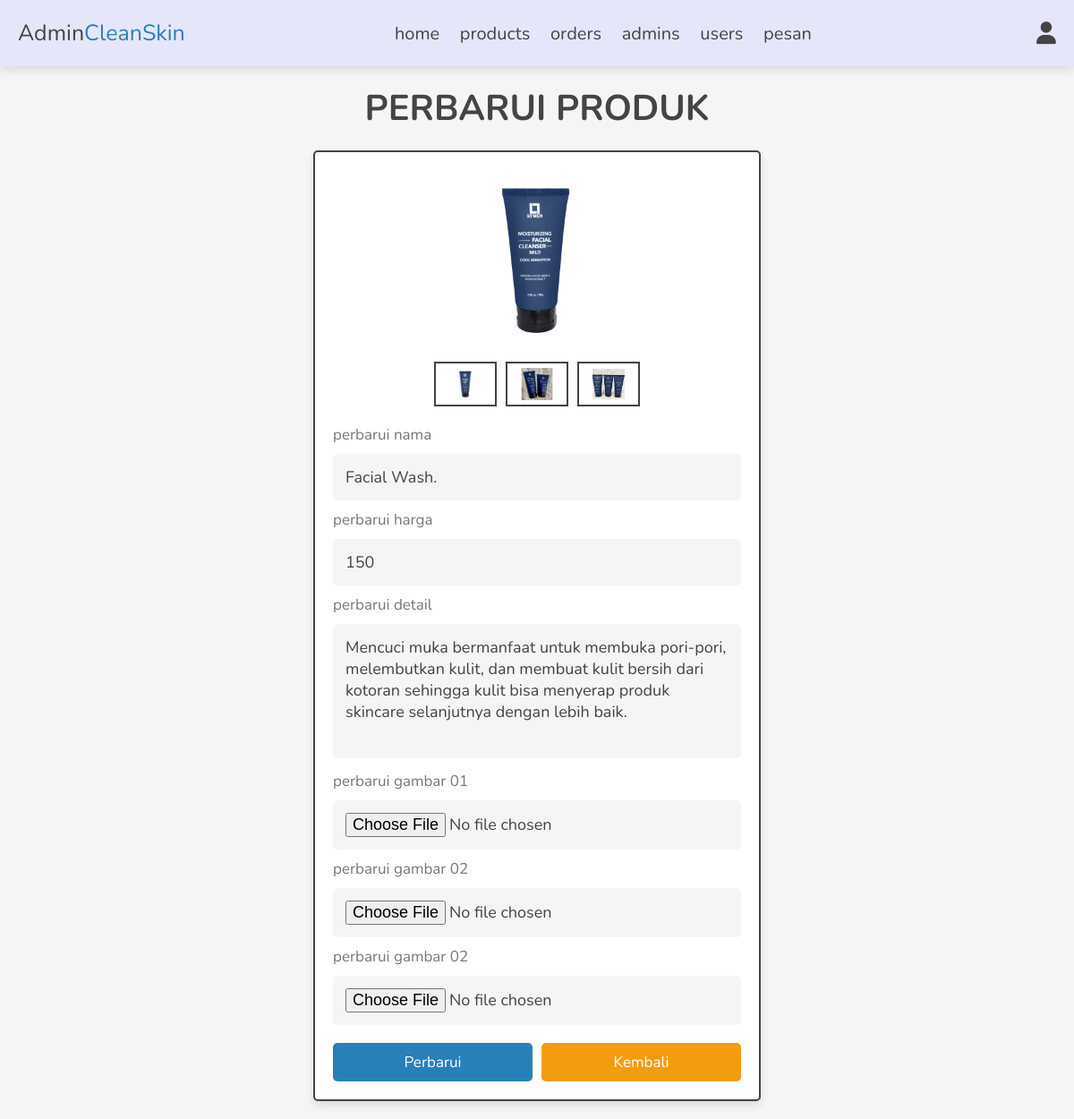
Screenshot of /admin/update_product.php?update=1 (signed in) with the database file from the repository.
### tables this page shows
CREATE TABLE `products` (
  `id` int(100) NOT NULL,
  `name` varchar(100) NOT NULL,
  `details` varchar(500) NOT NULL,
  `price` int(10) NOT NULL,
  `image_01` varchar(100) NOT NULL,
  `image_02` varchar(100) NOT NULL,
  `image_03` varchar(100) NOT NULL
);

### admin/update_product.php (the view, shortened to what this page needs)
<?php
include '../components/connect.php';
?>
<!DOCTYPE html>
<html lang="en">
<head>
   <link rel="stylesheet" href="../css/all.min.css">
   <link rel="stylesheet" href="../css/admin_style.css">
</head>
<body>
<?php include '../components/admin_header.php'; ?>
<section class="update-product">
   <h1 class="heading">perbarui produk</h1>
   <?php
      $update_id = $_GET['update'];
      $select_products = $conn->prepare("SELECT * FROM `products` WHERE id = ?");
      $select_products->execute([$update_id]);
      if($select_products->rowCount() > 0){
         while($fetch_products = $select_products->fetch(PDO::FETCH_ASSOC)){
   ?>
   <form action="" method="post" enctype="multipart/form-data">
      <div class="image-container">
         <div class="main-image">
            <img src="../uploaded_img/<?= $fetch_products['image_01']; ?>" alt="">
         </div>
         <div class="sub-image">
            <img src="../uploaded_img/<?= $fetch_products['image_01']; ?>" alt="">
            <img src="../uploaded_img/<?= $fetch_products['image_02']; ?>" alt="">
            <img src="../uploaded_img/<?= $fetch_products['image_03']; ?>" alt="">
         </div>
      </div>
      <span>perbarui nama</span>
      <input type="text" name="name" required class="box" maxlength="100" placeholder="masukkan nama produk" value="<?= $fetch_products['name']; ?>">
      <span>perbarui harga</span>
      <input type="number" name="price" required class="box" min="0" max="9999999999" placeholder="masukkan harga produk" onkeypress="if(this.value.length == 10) return false;" value="<?= $fetch_products['price']; ?>">
      <span>perbarui detail</span>
      <textarea name="details" class="box" required cols="30" rows="10"><?= $fetch_products['details']; ?></textarea>
      <span>perbarui gambar 01</span>
      <input type="file" name="image_01" accept="image/jpg, image/jpeg, image/png, image/webp" class="box">
      <span>perbarui gambar 02</span>
      <input type="file" name="image_02" accept="image/jpg, image/jpeg, image/png, image/webp" class="box">
      <span>perbarui gambar 02</span>
      <input type="file" name="image_03" accept="image/jpg, image/jpeg, image/png, image/webp" class="box">
      <div class="flex-btn">
         <input type="submit" name="update" class="btn" value="perbarui">
         <a href="products.php" class="option-btn">kembali</a>
      </div>
   </form>
   <?php
         }
      }else{
         echo '<p class="empty">tidak ada produk yang ditemukan!</p>';
      }
   ?>
</section>
</body>
</html>

### css/admin_style.css (style rules this page uses)
:root { --main-color: #2980b9; --orange: #f39c12; --red: #e74c3c; --black: #444; --white: #fff; --light-color: #777; --light-bg: #f5f5f5; --border: 0.2rem solid var(--black); --box-shadow: 0 0.5rem 1rem rgba(0, 0, 0, 0.1); }
* { font-family: "Nunito", sans-serif; margin: 0; padding: 0; box-sizing: border-box; outline: none; border: none; text-decoration: none; }
html { font-size: 62.5%; overflow-x: hidden; }
body { background-color: var(--light-bg); }
section { padding: 2rem; max-width: 1200px; margin: 0 auto; }
.heading { font-size: 4rem; color: var(--black); margin-bottom: 2rem; text-align: center; text-transform: uppercase; }
.btn, .delete-btn, .option-btn { display: block; width: 100%; margin-top: 1rem; border-radius: 0.5rem; padding: 1rem 3rem; font-size: 1.7rem; text-transform: capitalize; color: var(--white); cursor: pointer; text-align: center; }
.btn { background-color: var(--main-color); }
.option-btn { background-color: var(--orange); }
.flex-btn { display: flex; gap: 1rem; }
.update-product form { background-color: var(--white); box-shadow: var(--box-shadow); border-radius: 0.5rem; border: var(--border); padding: 2rem; max-width: 50rem; margin: 0 auto; }
.update-product form .image-container { margin-bottom: 2rem; }
.update-product form .image-container .main-image img { height: 20rem; width: 100%; object-fit: contain; }
.update-product form .image-container .sub-image { display: flex; gap: 1rem; justify-content: center; margin: 1rem 0; }
.update-product form .image-container .sub-image img { height: 5rem; width: 7rem; object-fit: contain; padding: 0.5rem; border: var(--border); cursor: pointer; transition: 0.2s linear; }
.update-product form .box { width: 100%; border-radius: 0.5rem; padding: 1.4rem; font-size: 1.8rem; color: var(--black); background-color: var(--light-bg); margin: 1rem 0; }
.update-product form span { font-size: 1.7rem; color: var(--light-color); }
.update-product form textarea { height: 15rem; resize: none; }

### rows the page displays
products: image_01 (picture), image_02 (picture), image_03 (picture), name "Facial Wash.", price "150", details "Mencuci muka bermanfaat untuk membuka pori-pori, melembutkan kulit, dan membuat kulit bersih dari kotoran sehingga kulit bisa menyerap produk skincare selanjutnya dengan lebih baik."
